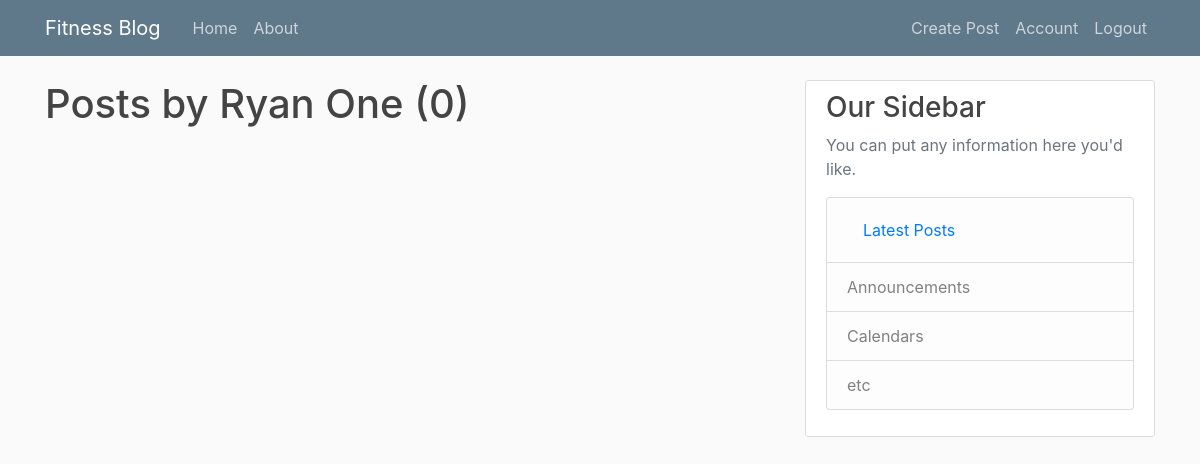
The page /user/Ryan One (signed in) on the database as committed earlier.
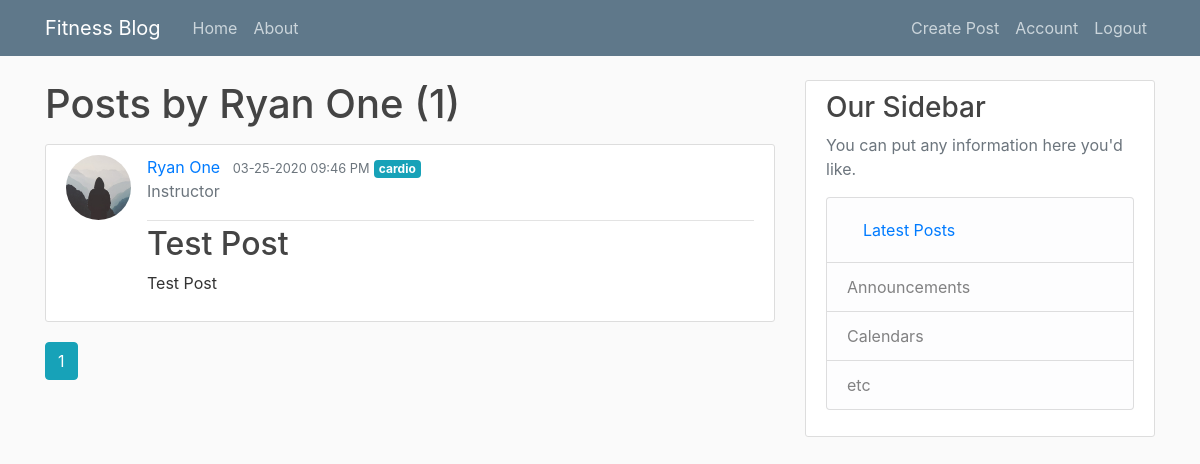
The same page on the database as committed later.
### fitnessblog/models.py (models this page shows, shortened)
class User(db.Model, UserMixin):
    id = db.Column(db.Integer, primary_key=True)
    username = db.Column(db.String(20), unique=True, nullable=False)
    email = db.Column(db.String(120), unique=True, nullable=False)
    profile_type = db.Column(db.String(20), nullable=False)
    image_file = db.Column(db.String(20), nullable=False, default="default.jpg")
    password = db.Column(db.String(60), nullable=False)
    posts = db.relationship("Post", backref="author", lazy=True)

class Post(db.Model):
    id = db.Column(db.Integer, primary_key=True)
    title = db.Column(db.String(100), nullable=False)
    date_posted = db.Column(db.DateTime, nullable=False, default=datetime.utcnow)
    content = db.Column(db.Text, nullable=False)
    category = db.Column(db.Text, nullable=False)
    user_id = db.Column(db.Integer, db.ForeignKey("user.id"), nullable=False)

### fitnessblog/users/routes.py (the view)
@users.route("/user/<string:username>")
def user_posts(username):
    page = request.args.get("page", 1, type=int)
    user = User.query.filter_by(username=username).first_or_404()
    posts = (
        Post.query.filter_by(author=user)
        .order_by(Post.date_posted.desc())
        .paginate(page=page, per_page=5)
    )
    return render_template("user_posts.html", posts=posts, user=user)

### fitnessblog/models.py (called while the page is built)
@login_manager.user_loader
def load_user(user_id):
    return User.query.get(int(user_id))

### fitnessblog/templates/user_posts.html
{% extends "layout.html" %}
{% block content %}
  <h1 class="mb-3">Posts by {{ user.username }} ({{ posts.total }})</h1>
  {% for post in posts.items %}
    <article class="media content-section">
      <img class="rounded-circle article-img" src="{{ url_for('static', filename='profile_pics/' + post.author.image_file) }}">
      <div class="media-body">
        <div class="article-metadata">
          <a class="mr-2" href="{{ url_for('users.user_posts', username=post.author.username) }}">{{ post.author.username }}</a>
          <small class="text-muted">{{ post.date_posted.strftime('%m-%d-%Y %I:%M %p') }}</small>
          <a href="{{ url_for('posts.filter_by_category', category=post.category) }}" class="badge badge-info">{{ post.category}}</a>
          <p class="text-secondary">{{ current_user.profile_type.capitalize() }}</p>
        </div>
        <h2><a class="article-title" href="{{ url_for('posts.post', post_id=post.id) }}">{{ post.title }}</a></h2>
        <p class="article-content">{{ post.content }}</p>
      </div>
    </article>
  {% endfor %}
  {% for page_num in posts.iter_pages(left_edge=1, right_edge=1, left_current=1, right_current=2) %}
    {% if page_num %}
      {% if posts.page == page_num %}
        <a class="btn btn-info mb-4" href="{{ url_for('users.user_posts', username=user.username, page=page_num) }}">{{ page_num }}</a>
      {% else %}
      <a class="btn btn-outline-info mb-4" href="{{ url_for('users.user_posts', username=user.username, page=page_num) }}">{{ page_num }}</a>
      {% endif %}
    {% else %}
      ...
    {% endif %}
  {% endfor %}
{% endblock content %}

### fitnessblog/templates/layout.html (shortened to what this page needs)
<!DOCTYPE html>
<html lang="en">
  <head>
    <link rel="stylesheet" href="https://stackpath.bootstrapcdn.com/bootstrap/4.3.1/css/bootstrap.min.css">
    <link rel="stylesheet" type="text/css" href="{{ url_for('static', filename='main.css') }}">
  </head>
    <body>
      <header class="site-header">
        <nav class="navbar navbar-expand-md navbar-dark bg-steel fixed-top">
          <div class="container">
            <a class="navbar-brand mr-4" href="/">Fitness Blog</a>
            <div class="collapse navbar-collapse" id="navbarToggle">
              <div class="navbar-nav mr-auto">
                <a class="nav-item nav-link" href="{{ url_for('main.home') }}">Home</a>
                <a class="nav-item nav-link" href="{{ url_for('main.about') }}">About</a>
              </div>
              <div class="navbar-nav">
                {% if current_user.is_authenticated %}
                  <a class="nav-item nav-link" href="{{ url_for('posts.new_post') }}">Create Post</a>
                  <a class="nav-item nav-link" href="{{ url_for('users.account') }}">Account</a>
                  <a class="nav-item nav-link" href="{{ url_for('users.logout') }}">Logout</a>
                {% else %}
                  <a class="nav-item nav-link" href="{{ url_for('users.login') }}">Login</a>
                  <a class="nav-item nav-link" href="{{ url_for('users.register') }}">Register</a>
                {% endif %}
              </div>
            </div>
          </div>
        </nav>
      </header>
      <main role="main" class="container">
        <div class="row">
          <div class="col-md-8">
            {% block content %}{% endblock %}
          </div>
          <div class="col-md-4">
            <div class="content-section">
              <h3>Our Sidebar</h3>
              <p class='text-muted'>You can put any information here you'd like.
                <ul class="list-group">
                  <li class="list-group-item list-group-item-light"><a class="nav-item nav-link" href="{{ url_for('posts.latest_posts') }}">Latest Posts</a></li>
                  <li class="list-group-item list-group-item-light">Announcements</li>
                  <li class="list-group-item list-group-item-light">Calendars</li>
                  <li class="list-group-item list-group-item-light">etc</li>
                </ul>
              </p>
            </div>
          </div>
        </div>
      </main>
    </body>
</html>

### fitnessblog/static/main.css (style rules this page uses)
body { background: #fafafa; color: #333333; margin-top: 5rem; }
h1, h2, h3, h4, h5, h6 { color: #444444; }
.bg-steel { background-color: #5f788a; }
.site-header .navbar-nav .nav-link { color: #cbd5db; }
.content-section { background: #ffffff; padding: 10px 20px; border: 1px solid #dddddd; border-radius: 3px; margin-bottom: 20px; }
.article-title { color: #444444; }
.article-content { white-space: pre-line; }
.article-img { height: 65px; width: 65px; margin-right: 16px; }
.article-metadata { padding-bottom: 1px; margin-bottom: 4px; border-bottom: 1px solid #e3e3e3; }

Rows that differ between the two databases and show on the page:
added Post: image_file (placeholder picture), author.username "Ryan One", date_posted "03-25-2020 09:46 PM", category "cardio", {{ current_user.profile_type.capitalize() }} "Instructor", title "Test Post", content "Test Post"
Other text that changed with them:
{{ posts.total }}: "0" → "1"
new list line: "1"
